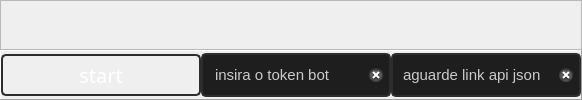
            <widget class="QWidget" name="bot_deepfake">
             <layout class="QVBoxLayout" name="verticalLayout_9">
              <property name="spacing">
               <number>0</number>
              </property>
              <property name="leftMargin">
               <number>0</number>
              </property>
              <property name="topMargin">
               <number>0</number>
              </property>
              <property name="rightMargin">
               <number>0</number>
              </property>
              <property name="bottomMargin">
               <number>0</number>
              </property>
              <item>
               <widget class="QFrame" name="frame_3">
                <property name="frameShape">
                 <enum>QFrame::StyledPanel</enum>
                </property>
                <property name="frameShadow">
                 <enum>QFrame::Raised</enum>
                </property>
                <widget class="QLabel" name="label">
                 <property name="geometry">
                  <rect>
                   <x>40</x>
                   <y>160</y>
                   <width>300</width>
                   <height>300</height>
                  </rect>
                 </property>
                 <property name="layoutDirection">
                  <enum>Qt::RightToLeft</enum>
                 </property>
                 <property name="styleSheet">
                  <string notr="true">QLabel{
border: 2px solid rgb(45,45,45);
border-radius: 5px;
padding: 0px;
background-color: rgb(30,30,30);
	color: rgb(203, 203, 203);
font: 15px Segoe UI, bold;
}
QLabel:hover{
border: 2px solid rgb(55,55,55);
}
QLabel:focus{
border: 2px solid  rgb(85, 170, 255);
	color: rgb(85, 170, 255);
}</string>
                 </property>
                 <property name="frameShape">
                  <enum>QFrame::NoFrame</enum>
                 </property>
                 <property name="text">
                  <string/>
                 </property>
                 <property name="pixmap">
                  <pixmap>images/marcinho.jpg</pixmap>
                 </property>
                 <property name="scaledContents">
                  <bool>true</bool>
                 </property>
                 <property name="alignment">
                  <set>Qt::AlignCenter</set>
                 </property>
                </widget>
                <widget class="QLabel" name="logo_deepnude_2">
                 <property name="geometry">
                  <rect>
                   <x>280</x>
                   <y>40</y>
                   <width>230</width>
                   <height>72</height>
                  </rect>
                 </property>
                 <property name="text">
                  <string/>
                 </property>
                 <property name="pixmap">
                  <pixmap>images/logo.png</pixmap>
                 </property>
                </widget>
                <widget class="QTextBrowser" name="textBrowser">
                 <property name="geometry">
                  <rect>
                   <x>410</x>
                   <y>160</y>
                   <width>391</width>
                   <height>300</height>
                  </rect>
                 </property>
                 <property name="styleSheet">
                  <string notr="true">background-color: rgb(35, 35, 35);</string>
                 </property>
                 <property name="html">
                  <string>&lt;!DOCTYPE HTML PUBLIC &quot;-//W3C//DTD HTML 4.0//EN&quot; &quot;http://www.w3.org/TR/REC-html40/strict.dtd&quot;&gt;
&lt;html&gt;&lt;head&gt;&lt;meta name=&quot;qrichtext&quot; content=&quot;1&quot; /&gt;&lt;style type=&quot;text/css&quot;&gt;
p, li { white-space: pre-wrap; }
&lt;/style&gt;&lt;/head&gt;&lt;body style=&quot; font-family:'MS Shell Dlg 2'; font-size:8.25pt; font-weight:400; font-style:normal;&quot;&gt;
&lt;p align=&quot;justify&quot; style=&quot; margin-top:0px; margin-bottom:0px; margin-left:0px; margin-right:0px; -qt-block-indent:0; text-indent:0px;&quot;&gt;&lt;span style=&quot; font-size:11pt; font-weight:600;&quot;&gt;Deep Nudes&lt;/span&gt;&lt;span style=&quot; font-size:11pt;&quot;&gt; são &lt;/span&gt;&lt;span style=&quot; font-size:11pt; font-style:italic;&quot;&gt;fakes de nudes&lt;/span&gt;&lt;span style=&quot; font-size:11pt;&quot;&gt; que eu crio usando &lt;/span&gt;&lt;span style=&quot; font-size:11pt; font-style:italic;&quot;&gt;Deep Learning&lt;/span&gt;&lt;span style=&quot; font-size:11pt;&quot;&gt; e &lt;/span&gt;&lt;span style=&quot; font-size:11pt; font-style:italic;&quot;&gt;Machine Learning&lt;/span&gt;&lt;span style=&quot; font-size:11pt;&quot;&gt;.&lt;br /&gt;&lt;/span&gt;&lt;span style=&quot; font-size:11pt; font-style:italic;&quot;&gt;Devido este processo ser longo e consumir muito processamento!!!&lt;/span&gt;&lt;span style=&quot; font-size:11pt;&quot;&gt;&lt;br /&gt;&lt;/span&gt;&lt;span style=&quot; font-size:11pt; font-weight:600;&quot;&gt;Agora quero que preste atenção:&lt;/span&gt;&lt;span style=&quot; font-size:11pt;&quot;&gt;&lt;br /&gt;- o processo todo pode levar ate 10 minutos!&lt;br /&gt;- nem sempre estou online, afinal isto é muito pesado!&lt;br /&gt;- irei avisando ao longo do processo ate entregar a imagem!&lt;br /&gt;&lt;/span&gt;&lt;span style=&quot; font-size:11pt; font-weight:600;&quot;&gt;Como usar meus serviços:&lt;/span&gt;&lt;span style=&quot; font-size:11pt;&quot;&gt;&lt;br /&gt;- apenas faça um upload de uma imagem e espere!&lt;br /&gt;- só reconheço imagens de biquini ou roupas intimas!&lt;br /&gt;- preste atenção na imagem de exemplo!&lt;br /&gt;- reconheço imagens somente como exemplo mostrado!&lt;br /&gt;- fique a vontade para testar com imagens fora do contexto do exemplo...&lt;/span&gt;&lt;/p&gt;
&lt;p align=&quot;justify&quot; style=&quot; margin-top:0px; margin-bottom:0px; margin-left:0px; margin-right:0px; -qt-block-indent:0; text-indent:0px;&quot;&gt;&lt;span style=&quot; font-size:11pt;&quot;&gt;&lt;br /&gt;&lt;/span&gt;&lt;span style=&quot; font-size:11pt; font-weight:600;&quot;&gt;========================================&lt;/span&gt;&lt;span style=&quot; font-size:11pt;&quot;&gt;&lt;br /&gt;Conteudo criado apenas para fins academicos, não nos responsabilizamos pelo que aqui é criado ou postado!&lt;/span&gt;&lt;/p&gt;&lt;/body&gt;&lt;/html&gt;</string>
                 </property>
                </widget>
               </widget>
              </item>
              <item>
               <widget class="QFrame" name="conteiner_bot_deepfake">
                <property name="maximumSize">
                 <size>
                  <width>16777215</width>
                  <height>50</height>
                 </size>
                </property>
                <property name="frameShape">
                 <enum>QFrame::Panel</enum>
                </property>
                <property name="frameShadow">
                 <enum>QFrame::Raised</enum>
                </property>
                <layout class="QHBoxLayout" name="horizontalLayout_10">
                 <property name="spacing">
                  <number>0</number>
                 </property>
                 <property name="leftMargin">
                  <number>0</number>
                 </property>
                 <property name="topMargin">
                  <number>0</number>
                 </property>
                 <property name="rightMargin">
                  <number>0</number>
                 </property>
                 <property name="bottomMargin">
                  <number>0</number>
                 </property>
                 <item>
                  <widget class="QPushButton" name="botao_inicia_bot_deepnude">
                   <property name="minimumSize">
                    <size>
                     <width>200</width>
                     <height>42</height>
                    </size>
                   </property>
                   <property name="styleSheet">
                    <string notr="true">QPushButton {
	background-color:transparent;
	background-repeat: no-repeat;
	background-position: center;
	border: 2px solid rgb(45,45,45);
border-radius: 5px;
	color: rgb(255, 255, 255);
	font: 20px SegoeUIl, bold;
}
QPushButton:hover {
	background-color: rgb(30,144,255);
}
QPushButton:pressed {
	background-color: rgb(1,84,149);
}</string>
                   </property>
                   <property name="text">
                    <string>start</string>
                   </property>
                  </widget>
                 </item>
                 <item>
                  <widget class="QLineEdit" name="bot_token">
                   <property name="minimumSize">
                    <size>
                     <width>0</width>
                     <height>40</height>
                    </size>
                   </property>
                   <property name="styleSheet">
                    <string notr="true">QLineEdit{
border: 2px solid rgb(45,45,45);
border-radius: 5px;
padding: 10px;
background-color: rgb(30,30,30);
	color: rgb(203, 203, 203);
font: 15px Segoe UI, bold;
}
QLineEdit:hover{
border: 2px solid rgb(55,55,55);
}
QLineEdit:focus{
border: 2px solid  rgb(85, 170, 255);
	color: rgb(85, 170, 255);
}</string>
                   </property>
                   <property name="text">
                    <string>insira o token bot</string>
                   </property>
                   <property name="clearButtonEnabled">
                    <bool>true</bool>
                   </property>
                  </widget>
                 </item>
                 <item>
                  <widget class="QLineEdit" name="endereco_bot_api">
                   <property name="minimumSize">
                    <size>
                     <width>0</width>
                     <height>40</height>
                    </size>
                   </property>
                   <property name="styleSheet">
                    <string notr="true">QLineEdit{
border: 2px solid rgb(45,45,45);
border-radius: 5px;
padding: 10px;
background-color: rgb(30,30,30);
	color: rgb(203, 203, 203);
font: 15px Segoe UI, bold;
}
QLineEdit:hover{
border: 2px solid rgb(55,55,55);
}
QLineEdit:focus{
border: 2px solid  rgb(85, 170, 255);
	color: rgb(85, 170, 255);
}</string>
                   </property>
                   <property name="text">
                    <string>aguarde link api json</string>
                   </property>
                   <property name="clearButtonEnabled">
                    <bool>true</bool>
                   </property>
                  </widget>
                 </item>
                </layout>
               </widget>
              </item>
             </layout>
            </widget>
